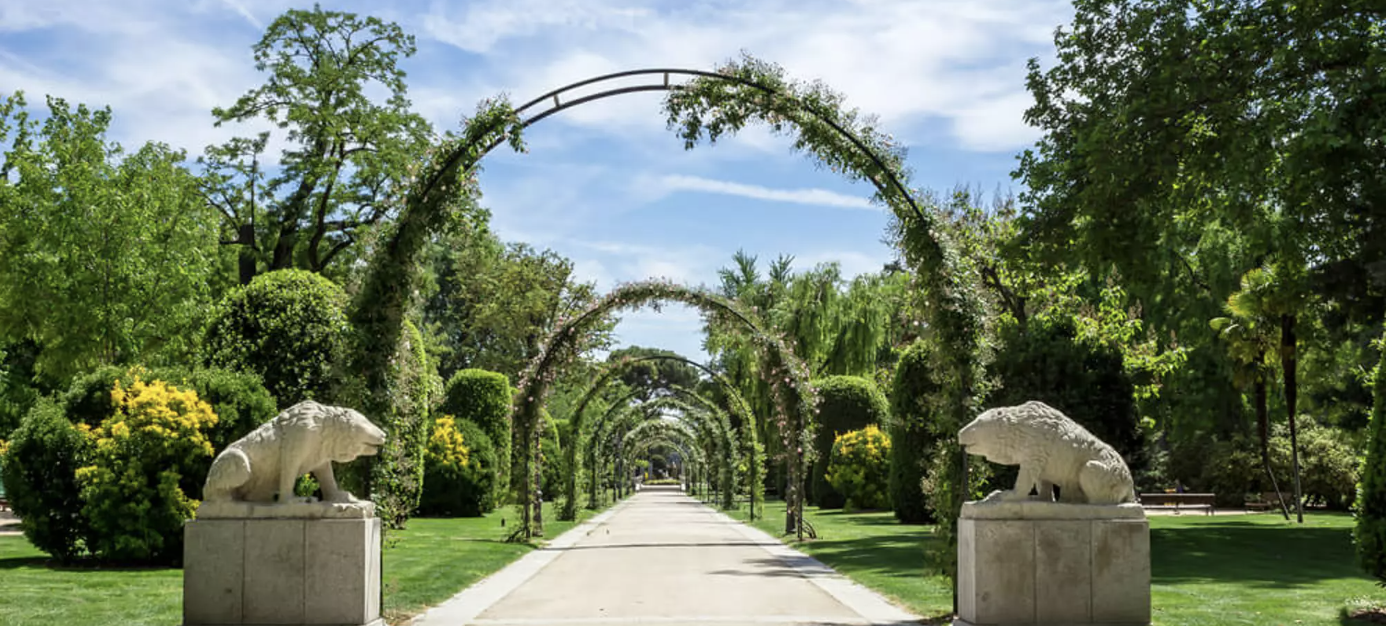
#> input picture zona1.png, 1386 x 626 px
$ python zonas_verdes.py
#> lines starting #> are read from the running program, lines starting #| are printed output that depends on the picture; after the words box and inside, x2 and y2 are one past the last pixel; in counts of white or black regions, pixels touching at a corner belong together
"""
Proyecto: Detección de zonas verdes en una imagen urbana.
Autor: Sebastián Leetoy Flores
Descripción:
Este programa analiza imagenes para detectar
las zonas verdes (vegetación).
Genera:
1. Una imagen de salida con las áreas verdes resaltadas.
2. Un archivo CSV con el porcentaje total de píxeles verdes.
"""

# --- Importación de librerías ---
import cv2          # Librería para procesamiento de imágenes
import numpy as np  # Librería para manejo de matrices y operaciones numéricas
import pandas as pd  # Librería para exportar resultados a CSV


# --- Configuración de rutas y nombres de archivos ---
imagen_entrada = "zona1.png"           # Nombre de la imagen a analizar
imagen_salida = "parque_verde.png"      # Imagen resultante con zonas verdes resaltadas
archivo_csv = "resultado_parque.csv"    # Archivo CSV de salida
mascara_salida = "mascara_verde.png"    # Archivo para guardar la máscara
dilated_salida = "mascara_dilatada.png" # Archivo para guardar la máscara dilatada
eroded_salida = "mascara_erodida.png"   # Archivo para guardar la máscara erodida


# --- Lectura de la imagen ---
img = cv2.imread(imagen_entrada)
#> img is the input picture: shape (626, 1386, 3); mean B, G, R 98.7, 120, 107.9

# --- Verificación de que la imagen se haya leído correctamente ---
if img is None:
    print("No se pudo leer la imagen. "
          "Asegúrate de que la imagen esté en la misma carpeta.")
    exit()


# --- Conversión de color ---
hsv = cv2.cvtColor(img, cv2.COLOR_BGR2HSV)
#> hsv: shape (626, 1386, 3); mean H, S, V 54.8, 101.3, 126


# --- Definición del rango de color verde ---
verde_bajo = np.array([35, 40, 40])    # Límite inferior (tono, saturación, valor)
verde_alto = np.array([85, 255, 255])  # Límite superior


# --- Creación de la máscara ---
mascara = cv2.inRange(hsv, verde_bajo, verde_alto)
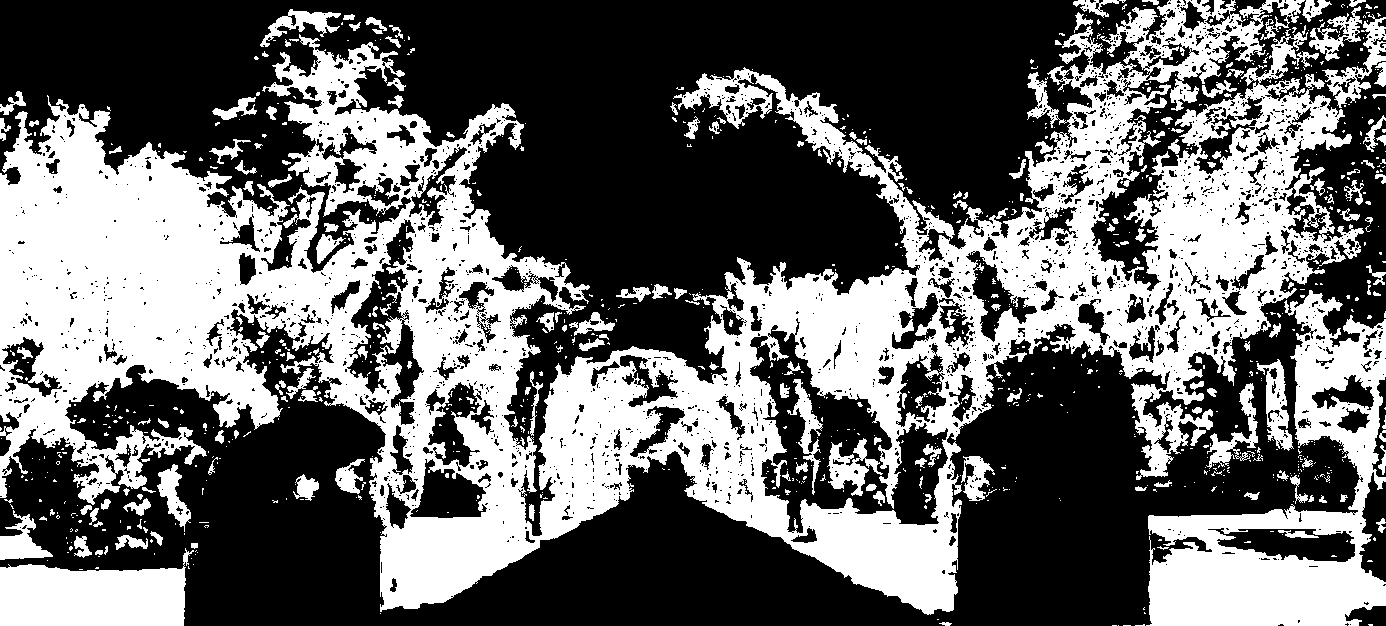
#> mascara: shape (626, 1386); 40.7% white; 1005 white regions (803 under 20 px), largest, box (x1, y1, x2, y2) and area: (0, 0, 1364, 615) 282269, (1146, 290, 1386, 626) 30660, (0, 548, 194, 626) 10700

# --- Guardado de la máscara original ---
cv2.imwrite(mascara_salida, mascara)


# --- Limpieza de ruido ---
mascara_dilatada = cv2.dilate(mascara, None, iterations=2)
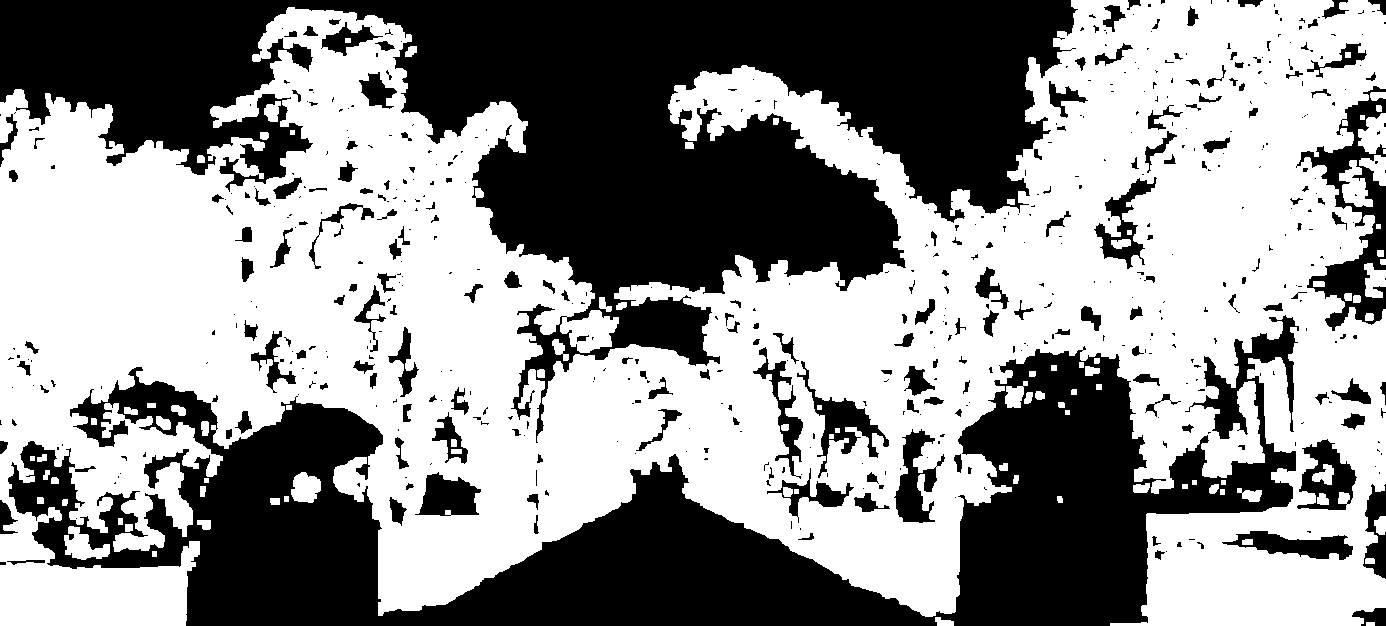
#> mascara_dilatada: shape (626, 1386); 56.9% white; 571 black regions (376 under 20 px), largest, box (x1, y1, x2, y2) and area: (0, 0, 1078, 443) 184886, (8, 315, 1299, 626) 142676, (1296, 86, 1386, 331) 6847
cv2.imwrite(dilated_salida, mascara_dilatada)  # Guardado de máscara dilatada

mascara_erodida = cv2.erode(mascara_dilatada, None, iterations=2)
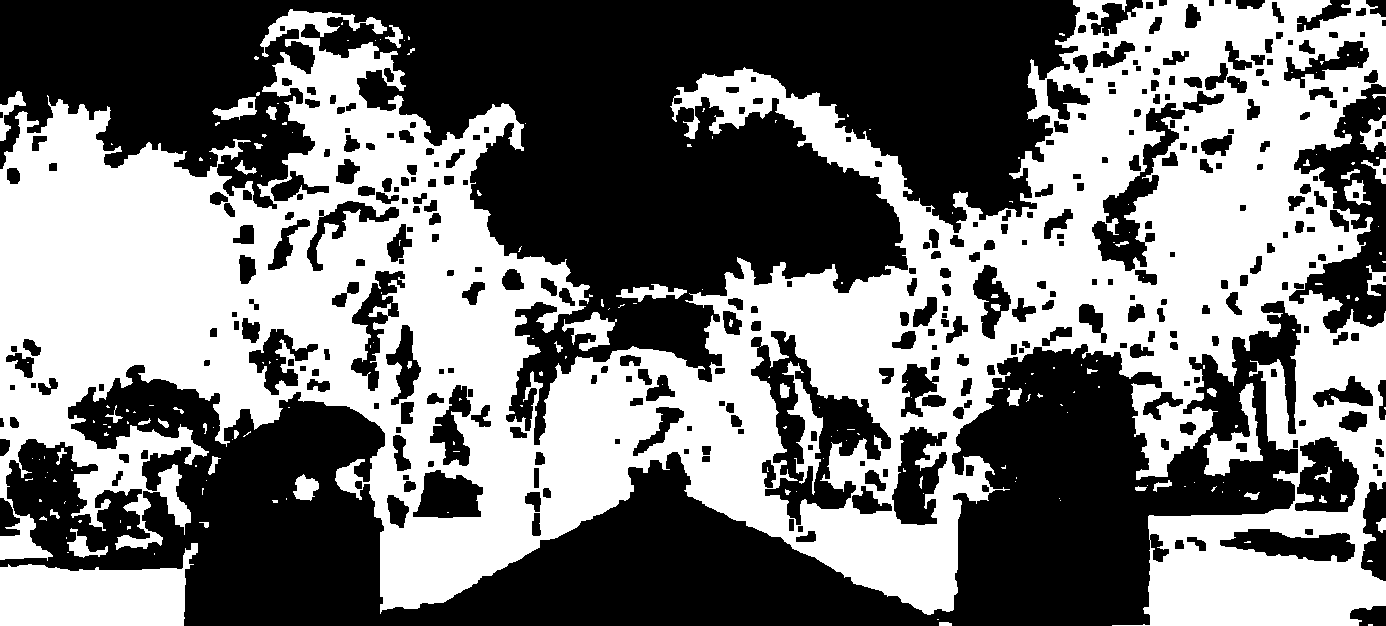
#> mascara_erodida: shape (626, 1386); 47% white; 216 white regions (163 under 20 px), largest, box (x1, y1, x2, y2) and area: (0, 0, 1386, 626) 385672, (0, 543, 198, 626) 10884, (1203, 383, 1263, 476) 1986
cv2.imwrite(eroded_salida, mascara_erodida)    # Guardado de máscara erodida

# Reemplazamos la máscara original por la final para el cálculo
mascara = mascara_erodida


# --- Cálculo del porcentaje de zona verde ---
total_pixeles = img.shape[0] * img.shape[1]   # Total de píxeles de la imagen
pixeles_verdes = cv2.countNonZero(mascara)    # Píxeles detectados como verdes
#> pixeles_verdes = 407944
porcentaje_verde = (pixeles_verdes / total_pixeles) * 100
#> porcentaje_verde = 47.02


# --- Creación de imagen de salida ---
salida = img.copy()
salida[mascara > 0] = [0, 255, 0]  # Color verde brillante en formato BGR
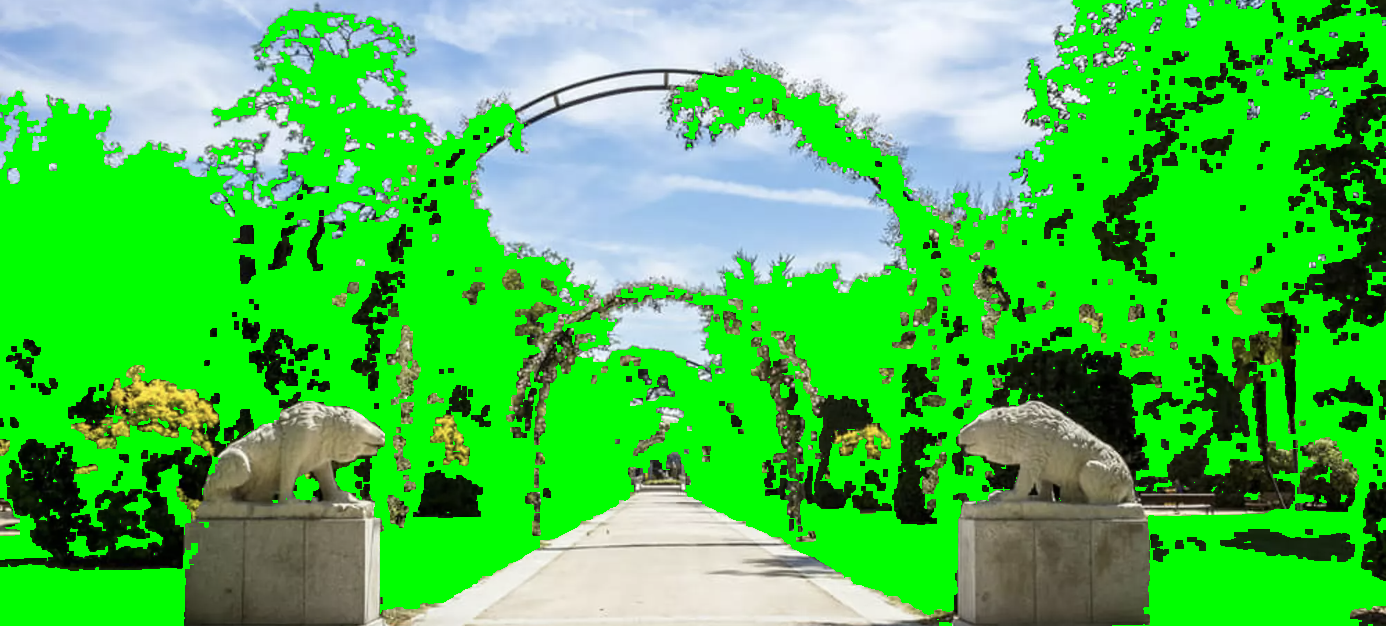
#> salida: shape (626, 1386, 3); mean B, G, R 75.6, 196.5, 71.9

# --- Guardado de resultados ---
cv2.imwrite(imagen_salida, salida)

resultado = pd.DataFrame([{
    "imagen": imagen_entrada,
    "porcentaje_verde": round(porcentaje_verde, 2)
}])
#> resultado = table of 1 rows and 2 columns
resultado.to_csv(archivo_csv, index=False)


# --- Mensajes de confirmación ---
print("Procesamiento completado:")
print(f"   Imagen de salida: {imagen_salida}")
print(f"   CSV generado: {archivo_csv}")
print(f"   Porcentaje verde: {porcentaje_verde:.2f}%")
#|    Porcentaje verde: 47.02%
print(f"   Máscara guardada: {mascara_salida}")
print(f"   Máscara dilatada guardada: {dilated_salida}")
print(f"   Máscara erodida guardada: {eroded_salida}")

$ run again, with zona2.png copied over zona1.png
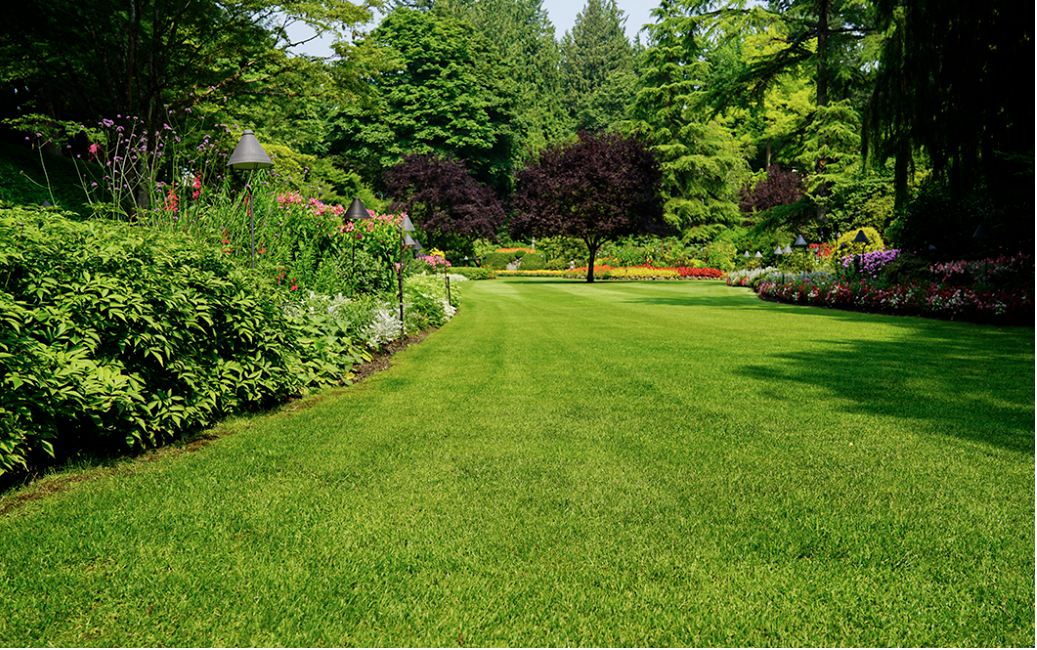
#> input picture zona2.png, 1037 x 650 px
#> img is the input picture: shape (650, 1037, 3); mean B, G, R 32.4, 104.4, 80.3
#> hsv: shape (650, 1037, 3); mean H, S, V 44.3, 186.7, 105.7
#> `mascara = cv2.inRange(hsv, verde_bajo, verde_alto)`:
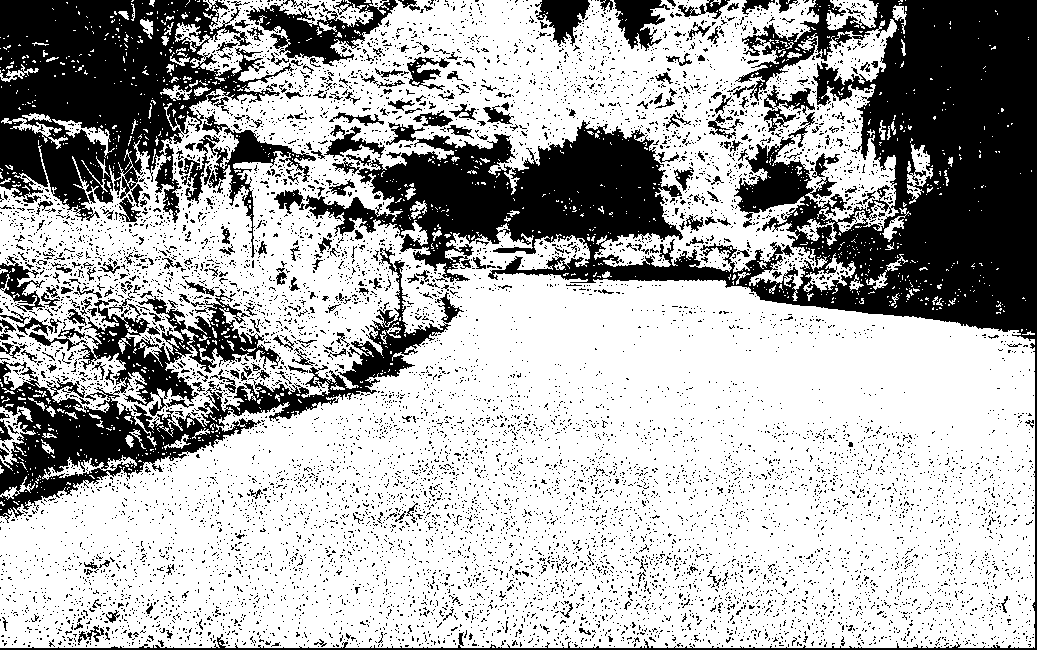
#> mascara: shape (650, 1037); 67.9% white; 9526 black regions (9219 under 20 px), largest, box (x1, y1, x2, y2) and area: (0, 0, 1037, 650) 99034, (0, 0, 294, 223) 34637, (0, 247, 464, 523) 27238
#> mascara_dilatada: shape (650, 1037); 86.2% white; 377 black regions (284 under 20 px), largest, box (x1, y1, x2, y2) and area: (799, 0, 1037, 331) 41062, (375, 131, 677, 239) 16590, (0, 0, 170, 163) 14084
#> mascara_erodida: shape (650, 1037); 79.8% white; 226 black regions (5 under 20 px), largest, box (x1, y1, x2, y2) and area: (797, 0, 1037, 333) 49342, (372, 129, 679, 243) 21656, (0, 0, 211, 172) 20767
#> pixeles_verdes = 537875
#> porcentaje_verde = 79.8
#> `salida[mascara > 0] = [0, 255, 0]`:
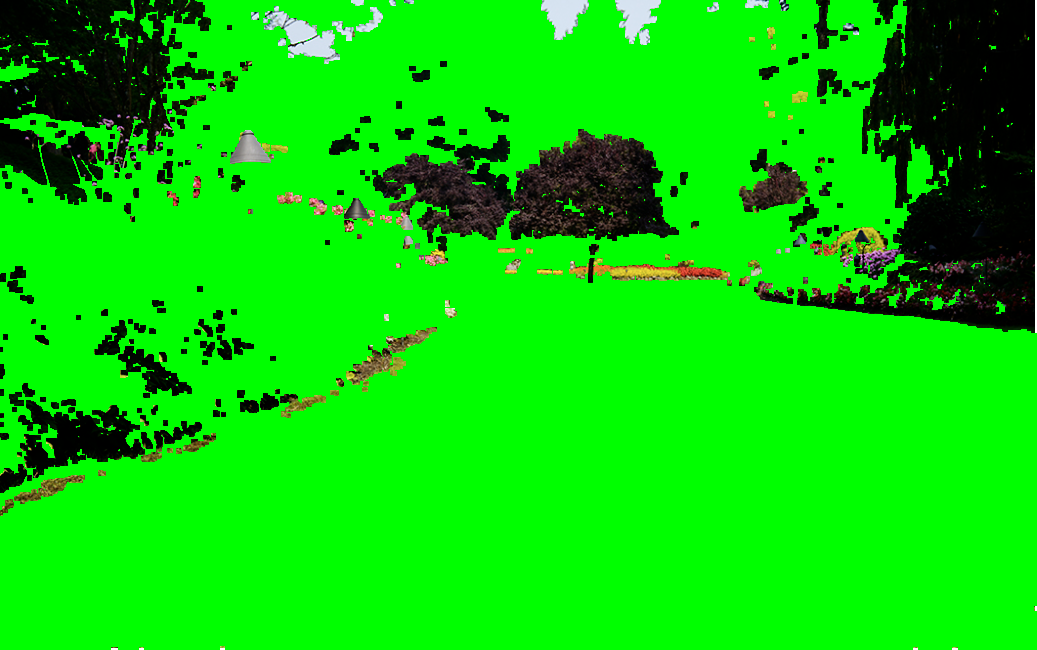
#> salida: shape (650, 1037, 3); mean B, G, R 4.7, 210.2, 6.7
#> resultado = table of 1 rows and 2 columns
#|    Porcentaje verde: 79.80%
